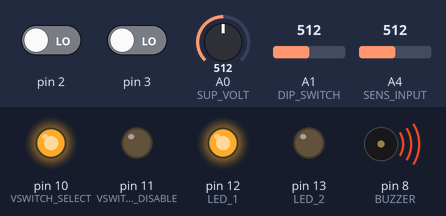
A sketch run on a simulated Arduino Uno, built with avr-gcc and run on an emulated ATmega328P. Shown: output pins drawn as LEDs (lit = HIGH), buzzer (waves = sounding, pin HIGH). Inputs (shaded band) come from the test bench; at power-on: A0 (SUP_VOLT) = 512, A1 (DIP_SWITCH) = 512, pin 2 LOW, pin 3 LOW, A4 (SENS_INPUT) = 512.

Above: at 2.8 s.
2.9 s: A0 (SUP_VOLT) set to 533
6.4 s: A0 (SUP_VOLT) set to 555
At 7.7 s:
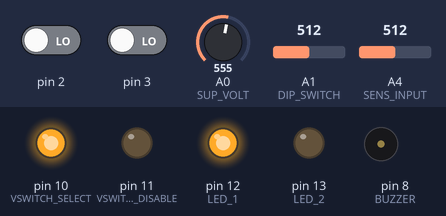
8.0 s: A0 (SUP_VOLT) set to 511
At 8.4 s:
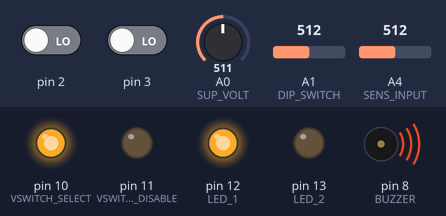
11.5 s: A1 (DIP_SWITCH) set to 539
At 13.9 s:
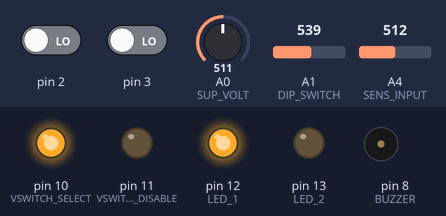
15.0 s: A1 (DIP_SWITCH) set to 511
At 16.4 s:
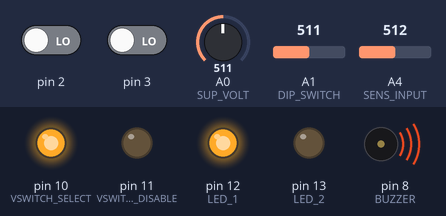
18.8 s: A1 (DIP_SWITCH) set to 651
At 20.6 s:
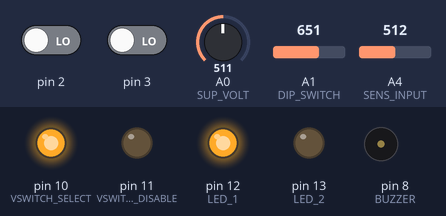
Timing chart, 0 to 22.1 s (numbered marks = the images above; inputs shaded):
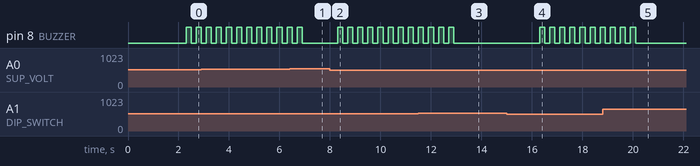

The sketch:

op_diversity.ino
```cpp
// (licence header left out)
#include <FlexiTimer2.h> // http://www.pjrc.com/teensy/td_libs_MsTimer2.html

#include "config.h"
#include "uart_custom.h"


volatile long unsigned int numSyncs[2] = {0, 0};
volatile long unsigned int lastPulses[2][HISTORY_SIZE];
volatile int lastPulseSlot = 0; // to use lastPulse-Array as ring buffer
volatile int numTimerEvents = 0;
unsigned int inputVoltage;
unsigned int switchFPSResist = 4 ; // How many FPS the video sources must differ to recitify a switch
volatile char buzzerStatus = 0; // 0 ^= no alarm, 1 an -1 ^= switched to source 1, 2 an -2 ^= switched to source 2 , 10,-10,5,-5 low Voltage, 100 be quiet!
volatile unsigned char dipStatus = 1; // Status Byte to control Buzzer function and ??? , here the "%2 bit" denotes the bit of the low voltage warner,
                                      // "%3 bit" of the channel change indicator %5 %7 are free

volatile int activeSource = 0;

void switchToVideoSource(int source, int fr0,  int fr1) {
  if (source == 0) {
    digitalWrite(VSWITCH_SELECT, HIGH);
    digitalWrite(LED_1, HIGH);
    digitalWrite(LED_2, LOW);
    activeSource=0;
  } else {
    digitalWrite(VSWITCH_SELECT, LOW);
    digitalWrite(LED_1, LOW);
    digitalWrite(LED_2, HIGH);
    activeSource=1;
  }
#ifdef SERIAL_OUTPUT_ON
  printf("Switching to source %d (%d vs %d)\n", source, fr0, fr1);
#endif
}

void VSVideo1() {
  numSyncs[0]++;
}

void VSVideo2() {
  numSyncs[1]++;
}

// Calculate average frame rate based on last recorded pulses
unsigned int calcAvgFrameRate(int videoIn) {
  unsigned int sum = 0;

  for(int i=0;i<HISTORY_SIZE;i++) {
      sum+=lastPulses[videoIn][i] * (1000/FR_UPDATE_INT);;
  }
  return (sum/HISTORY_SIZE);
}


void runTimer() {

  // Update framerate
  lastPulseSlot = (lastPulseSlot+1) % HISTORY_SIZE;
  lastPulses[0][lastPulseSlot] = numSyncs[0];
  lastPulses[1][lastPulseSlot] = numSyncs[1];
  numSyncs[0] = numSyncs[1] = 0;

  // see if we need to check for video switch. if yes: do it! :)
  numTimerEvents++;
  if (numTimerEvents % SWITCH_EVERY == 0) {
    numTimerEvents = 0;

    int fr0 = calcAvgFrameRate(0);
    int fr1 = calcAvgFrameRate(1);

    if ((abs(fr1 - 50) + switchFPSResist < abs(fr0 - 50)) && activeSource == 0) {
      switchToVideoSource(1, fr0, fr1);
      if ( buzzerStatus == 0 && dipStatus % 3 == 0) {
        buzzerStatus = 2 ;
      }
    } else if ( (abs(fr0 - 50) + switchFPSResist < abs(fr1 - 50)) && activeSource == 1) {
      switchToVideoSource(0, fr0, fr1);
       if ( buzzerStatus == 0 && dipStatus % 3 == 0) {
         buzzerStatus = 1 ;
      }
    }

#ifdef SERIAL_OUTPUT_ON
    printf("Last Frames: %d / %d\n",  fr0, fr1);
#endif


  }

    if (numTimerEvents % BEEP_EVERY == 0) {
    if ( buzzerStatus != 0 ) {
      switch (buzzerStatus) {
        case 1:
         digitalWrite(BUZZER, LOW);
         buzzerStatus = -1;
         break;

        case -1:
         digitalWrite(BUZZER, HIGH);
         buzzerStatus = 100;
         break;

        case 2:
         digitalWrite(BUZZER, LOW);
         buzzerStatus = -2;
         break;

        case -2:
         digitalWrite(BUZZER, HIGH);
         buzzerStatus = 1;
         break;

        case 10:
         digitalWrite(BUZZER, LOW);
         buzzerStatus = 5;
         break;

        case 5:
         digitalWrite(BUZZER, LOW);
         buzzerStatus = -5;
         break;

        case -5:
         digitalWrite(BUZZER, HIGH);
         buzzerStatus = -10;
         break;

        case -10:
         digitalWrite(BUZZER, HIGH);
         buzzerStatus = 10;
         break;

        default:
         digitalWrite(BUZZER, LOW);
         buzzerStatus = 0;
        }
    }
  }
}

// Calculate Dip Status in the %x representation
 unsigned char calcDipStatus( int Voltage ) {
    if ( Voltage > 976) {
   return 1 ;
  }
  if ( Voltage <= 976 && Voltage > 900) {
   return 2 ;
  }
  if ( Voltage <= 900 && Voltage > 836) {
   return 3 ;
  }
  if ( Voltage <= 836 && Voltage > 782) {
   return 6 ;
  }
  if ( Voltage <= 782 && Voltage > 735) {
   return 5 ;
  }
  if ( Voltage <= 735 && Voltage > 690) {
   return 10 ;
  }
  if ( Voltage <= 690 && Voltage > 662) {
   return 15 ;
  }
  if ( Voltage <= 662 && Voltage > 641) {
   return 7 ;
  }
  if ( Voltage <= 641 && Voltage > 622) {
   return 30 ;
  }
  if ( Voltage <= 622 && Voltage > 599) {
   return 14 ;
  }
  if ( Voltage <= 599 && Voltage > 570) {
   return 21 ;
  }
  if ( Voltage <= 570 && Voltage > 544) {
   return 42 ;
  }
  if ( Voltage <= 544 && Voltage > 521) {
   return 35 ;
  }
  if ( Voltage <= 521 && Voltage > 499) {
   return 70 ;
  }
  if ( Voltage <= 499 && Voltage > 478) {
   return 105 ;
  }
  if ( Voltage < 478) {
   return 2 ;
  }
}

// =====================================================================

void setup() {

  initUART(); // for printf to serial
  // Initialize sync-vars
  for(int i=0;i<HISTORY_SIZE;i++) {
    lastPulses[0][i]=0;
    lastPulses[1][i]=0;
  }

  pinMode(VSWITCH_SELECT, OUTPUT);
  pinMode(VSWITCH_DISABLE, OUTPUT);
  digitalWrite(VSWITCH_DISABLE, LOW);
  pinMode(BUZZER, OUTPUT);
  digitalWrite(BUZZER, LOW);
  pinMode(LED_1, OUTPUT);
  digitalWrite(LED_1, LOW);
  pinMode(LED_2, OUTPUT);
  digitalWrite(LED_2, LOW);
  pinMode(SUP_VOLT, INPUT);
  pinMode(SENS_INPUT, INPUT);
  attachInterrupt(1, VSVideo1, RISING);
  attachInterrupt(0, VSVideo2, RISING);


  // Timer to update frame rate records and switch video
  FlexiTimer2::set(FR_UPDATE_INT, runTimer);
  FlexiTimer2::start();
  switchToVideoSource(0,0,0);
}

void loop() {
 delay(1000);

  inputVoltage=analogRead(SUP_VOLT);
 if ( inputVoltage < ALARM_VOLT && abs(buzzerStatus) < 4 && dipStatus % 2 == 0){
   buzzerStatus = 10 ;
   }
 if ( inputVoltage > ALARM_VOLT && abs(buzzerStatus) > 4 || dipStatus % 2 != 0) {
   buzzerStatus = 100 ;
  }

 switchFPSResist = map(analogRead(SENS_INPUT),0,1023,1,20);
 dipStatus = calcDipStatus(analogRead(DIP_SWITCH));

#ifdef SERIAL_OUTPUT_ON
  printf("input Voltage: %d \n", inputVoltage);
  printf("switchFPSResist: %d \n", switchFPSResist);
  printf("dipStatus: %d \n",dipStatus);
#endif


}
```

uart_custom.h
```cpp
// (licence header left out)
#include <stdio.h>
#include "Arduino.h"


static FILE uartout = {0} ;

static int uart_putchar (char c, FILE *stream)
{
    Serial.write(c) ;
    return 0 ;
}

static void initUART() {
  Serial.begin(9600) ;
  fdev_setup_stream (&uartout, uart_putchar, NULL, _FDEV_SETUP_WRITE);
  stdout = &uartout ;
}
```

config.h
```cpp
// (licence header left out)
// PINS
#define VSWITCH_DISABLE 11
#define VSWITCH_SELECT 10

#define LED_1 12
#define LED_2 13
#define BUZZER 8

#define SUP_VOLT A0
#define DIP_SWITCH A1
#define RSSI1 A2
#define RSSI2 A3
#define SENS_INPUT A4

// ===================

#define ALARM_VOLT 540 // to calculate, use U / 20.15 V *1023, where U is the alarm voltage in Volts
#define HISTORY_SIZE 10 // How many old framerates to keep to calculate avg
#define FR_UPDATE_INT 100 // update framerate records every XX milliseconds
#define SWITCH_INT 200 // look if I need to switch video input every XXX milliseconds. Needs to be > FR_UPDATE_RATE
#define BEEP_INT 400

//#define SERIAL_OUTPUT_ON

// ===================

#define SWITCH_EVERY SWITCH_INT / FR_UPDATE_INT
#define BEEP_EVERY BEEP_INT / FR_UPDATE_INT
```

Measured:
- the behaviour switches between 540 and 541 on A0 (SUP_VOLT) (found by bisection; images 0 and 1)
- the behaviour switches between 521 and 522 on A1 (DIP_SWITCH) (found by bisection; images 2 and 3)
- after the input at 6.4 s, pin 8 (BUZZER): goes on until 6.9 s, then stays LOW
- after the input at 8.0 s, pin 8 (BUZZER): alternates HIGH for 0.20 s and LOW for 0.20 s, starting after 0.30 s
- after the input at 11.5 s, pin 8 (BUZZER): goes on until 12.9 s, then stays LOW
- after the input at 15.0 s, pin 8 (BUZZER): alternates HIGH for 0.20 s and LOW for 0.20 s, starting after 1.3 s
- after the input at 18.8 s, pin 8 (BUZZER): goes on until 20.1 s, then stays LOW
- by itself, pin 8 (BUZZER): alternates HIGH for 0.20 s and LOW for 0.20 s
